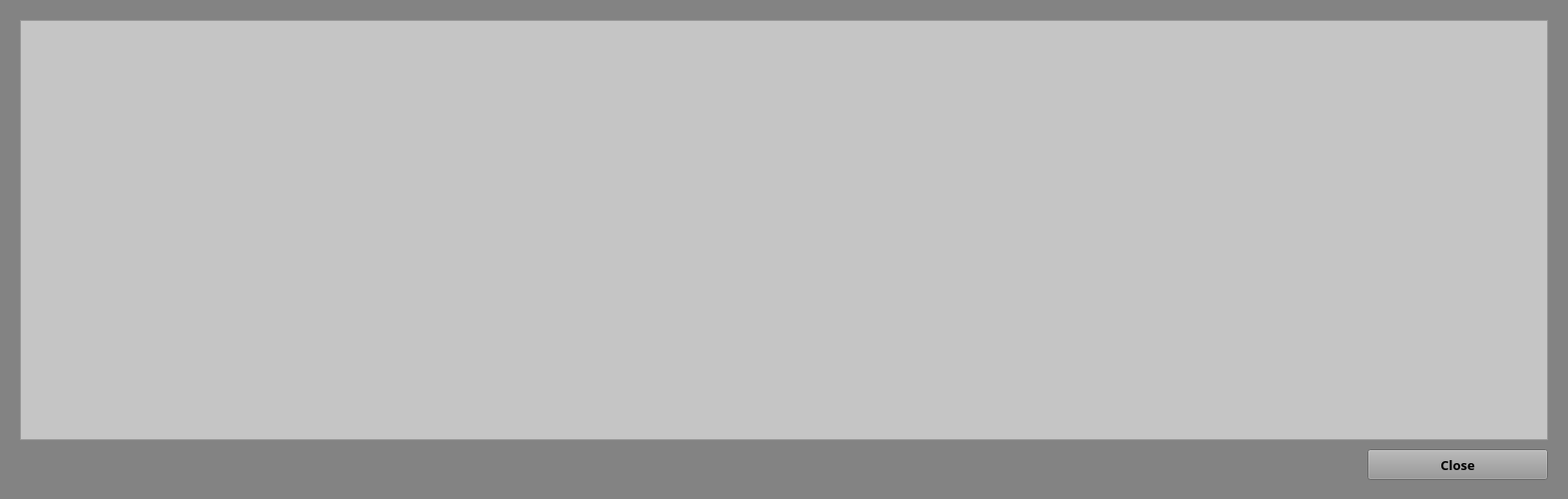
<?xml version="1.0" encoding="UTF-8"?>
<ui version="4.0">
 <class>Form</class>
 <widget class="QWidget" name="Form">
  <property name="geometry">
   <rect>
    <x>0</x>
    <y>0</y>
    <width>1571</width>
    <height>500</height>
   </rect>
  </property>
  <property name="cursor">
   <cursorShape>PointingHandCursor</cursorShape>
  </property>
  <property name="windowTitle">
   <string>List of Prisoners</string>
  </property>
  <property name="styleSheet">
   <string notr="true">background-color: rgb(131, 131, 131);</string>
  </property>
  <widget class="QTableView" name="list_prisoners_tableView">
   <property name="geometry">
    <rect>
     <x>20</x>
     <y>20</y>
     <width>1531</width>
     <height>421</height>
    </rect>
   </property>
   <property name="font">
    <font>
     <family>MV Boli</family>
     <pointsize>9</pointsize>
    </font>
   </property>
   <property name="cursor" stdset="0">
    <cursorShape>PointingHandCursor</cursorShape>
   </property>
   <property name="styleSheet">
    <string notr="true">background-color: rgb(197, 197, 197);</string>
   </property>
  </widget>
  <widget class="QPushButton" name="exit_pushButton">
   <property name="geometry">
    <rect>
     <x>1370</x>
     <y>450</y>
     <width>181</width>
     <height>31</height>
    </rect>
   </property>
   <property name="font">
    <font>
     <family>MV Boli</family>
     <pointsize>10</pointsize>
     <weight>75</weight>
     <bold>true</bold>
    </font>
   </property>
   <property name="cursor">
    <cursorShape>PointingHandCursor</cursorShape>
   </property>
   <property name="styleSheet">
    <string notr="true">background-color: rgb(150, 150, 150);</string>
   </property>
   <property name="text">
    <string>Close</string>
   </property>
  </widget>
 </widget>
 <resources/>
 <connections>
  <connection>
   <sender>exit_pushButton</sender>
   <signal>clicked()</signal>
   <receiver>Form</receiver>
   <slot>hide()</slot>
   <hints>
    <hint type="sourcelabel">
     <x>440</x>
     <y>240</y>
    </hint>
    <hint type="destinationlabel">
     <x>379</x>
     <y>252</y>
    </hint>
   </hints>
  </connection>
 </connections>
</ui>
